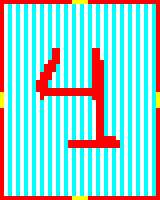

This game map was drawn from its Tiled (.tmx) file and the tilesets committed beside it. A one-line description and the full map source follow:
An orthogonal 40x50 tile map with 4x4 px tiles, 1 tile layer (map).

<map version="1.0" orientation="orthogonal" renderorder="right-down" width="40" height="50" tilewidth="4" tileheight="4" nextobjectid="1">
 <tileset firstgid="1" name="tiles" tilewidth="4" tileheight="4">
  <image source="../assets/tiles.png" width="24" height="24" />
 </tileset>
 <layer name="map" width="40" height="50">
  <data encoding="csv">
1,1,1,1,1,1,1,1,1,1,1,1,1,1,1,1,1,1,30,30,30,30,1,1,1,1,1,1,1,1,1,1,1,1,1,1,1,1,1,1,
1,33,34,33,34,33,34,33,34,33,34,33,34,33,34,33,34,33,34,33,34,33,34,33,34,33,34,33,34,33,34,33,34,33,34,33,34,33,34,1,
1,33,34,33,34,33,34,33,34,33,34,33,34,33,34,33,34,33,34,33,34,33,34,33,34,33,34,33,34,33,34,33,34,33,34,33,34,33,34,1,
1,33,34,33,34,33,34,33,34,33,34,33,34,33,34,33,34,33,34,33,34,33,34,33,34,33,34,33,34,33,34,33,34,33,34,33,34,33,34,1,
1,33,34,33,34,33,34,33,34,33,34,33,34,33,34,33,34,33,34,33,34,33,34,33,34,33,34,33,34,33,34,33,34,33,34,33,34,33,34,1,
1,33,34,33,34,33,34,33,34,33,34,33,34,33,34,33,34,33,34,33,34,33,34,33,34,33,34,33,34,33,34,33,34,33,34,33,34,33,34,1,
1,33,34,33,34,33,34,33,34,33,34,33,34,33,34,33,34,33,34,33,34,33,34,33,34,33,34,33,34,33,34,33,34,33,34,33,34,33,34,1,
1,33,34,33,34,33,34,33,34,33,34,33,34,33,34,33,34,33,34,33,34,33,34,33,34,33,34,33,34,33,34,33,34,33,34,33,34,33,34,1,
1,33,34,33,34,33,34,33,34,33,34,33,34,33,34,33,34,33,34,33,34,33,34,33,34,33,34,33,34,33,34,33,34,33,34,33,34,33,34,1,
1,33,34,33,34,33,34,33,34,33,34,33,34,33,34,33,34,33,34,33,34,33,34,33,34,33,34,33,34,33,34,33,34,33,34,33,34,33,34,1,
1,33,34,33,34,33,34,33,34,33,34,33,34,33,34,33,34,33,34,33,34,33,34,33,34,33,34,33,34,33,34,33,34,33,34,33,34,33,34,1,
1,33,34,33,34,33,34,33,34,33,34,33,34,33,34,33,34,33,34,33,34,33,34,33,34,33,34,33,34,33,34,33,34,33,34,33,34,33,34,1,
1,33,34,33,34,33,34,33,34,33,34,33,34,3,3,33,34,33,34,33,34,33,34,3,3,33,34,33,34,33,34,33,34,33,34,33,34,33,34,1,
1,33,34,33,34,33,34,33,34,33,34,33,34,3,3,33,34,33,34,33,34,33,34,3,3,33,34,33,34,33,34,33,34,33,34,33,34,33,34,1,
1,33,34,33,34,33,34,33,34,33,34,33,34,3,3,33,34,33,34,33,34,33,34,3,3,33,34,33,34,33,34,33,34,33,34,33,34,33,34,1,
1,33,34,33,34,33,34,33,34,33,34,33,3,3,3,33,34,33,34,33,34,33,34,3,3,3,34,33,34,33,34,33,34,33,34,33,34,33,34,1,
1,33,34,33,34,33,34,33,34,33,34,3,3,3,34,33,34,33,34,33,34,33,34,3,3,3,34,33,34,33,34,33,34,33,34,33,34,33,34,1,
1,33,34,33,34,33,34,33,34,33,34,3,3,3,34,33,34,33,34,33,34,33,34,3,3,3,34,33,34,33,34,33,34,33,34,33,34,33,34,1,
1,33,34,33,34,33,34,33,34,33,3,3,3,33,34,33,34,33,34,33,34,33,34,3,3,3,34,33,34,33,34,33,34,33,34,33,34,33,34,1,
1,33,34,33,34,33,34,33,34,33,3,3,3,33,34,33,34,33,34,33,34,33,34,3,3,3,34,33,34,33,34,33,34,33,34,33,34,33,34,1,
1,33,34,33,34,33,34,33,34,3,3,3,34,33,34,33,34,33,34,33,34,33,34,3,3,3,34,33,34,33,34,33,34,33,34,33,34,33,34,1,
1,33,34,33,34,33,34,33,34,3,3,3,34,33,34,33,34,33,34,33,34,33,34,3,3,3,34,33,34,33,34,33,34,33,34,33,34,33,34,1,
1,33,34,33,34,33,34,33,34,3,3,3,3,3,3,3,3,3,3,3,3,3,3,3,3,3,34,33,34,33,34,33,34,33,34,33,34,33,34,1,
30,33,34,33,34,33,34,33,34,33,3,3,3,3,3,3,3,3,3,3,3,3,3,3,3,3,34,33,34,33,34,33,34,33,34,33,34,33,34,30,
30,33,34,33,34,33,34,33,34,33,3,33,34,33,34,33,34,33,34,33,34,33,34,3,3,3,34,33,34,33,34,33,34,33,34,33,34,33,34,30,
30,33,34,33,34,33,34,33,34,33,34,33,34,33,34,33,34,33,34,33,34,33,34,33,3,3,34,33,34,33,34,33,34,33,34,33,34,33,34,30,
30,33,34,33,34,33,34,33,34,33,34,33,34,33,34,33,34,33,34,33,34,33,34,33,3,3,34,33,34,33,34,33,34,33,34,33,34,33,34,30,
1,33,34,33,34,33,34,33,34,33,34,33,34,33,34,33,34,33,34,33,34,33,34,33,3,3,34,33,34,33,34,33,34,33,34,33,34,33,34,1,
1,33,34,33,34,33,34,33,34,33,34,33,34,33,34,33,34,33,34,33,34,33,34,33,3,3,34,33,34,33,34,33,34,33,34,33,34,33,34,1,
1,33,34,33,34,33,34,33,34,33,34,33,34,33,34,33,34,33,34,33,34,33,34,33,3,3,34,33,34,33,34,33,34,33,34,33,34,33,34,1,
1,33,34,33,34,33,34,33,34,33,34,33,34,33,34,33,34,33,34,33,34,33,34,33,3,3,34,33,34,33,34,33,34,33,34,33,34,33,34,1,
1,33,34,33,34,33,34,33,34,33,34,33,34,33,34,33,34,33,34,33,34,33,34,33,3,3,34,33,34,33,34,33,34,33,34,33,34,33,34,1,
1,33,34,33,34,33,34,33,34,33,34,33,34,33,34,33,34,33,34,33,34,33,34,33,3,3,34,33,34,33,34,33,34,33,34,33,34,33,34,1,
1,33,34,33,34,33,34,33,34,33,34,33,34,33,34,33,34,33,34,33,34,33,34,33,3,3,34,33,34,33,34,33,34,33,34,33,34,33,34,1,
1,33,34,33,34,33,34,33,34,33,34,33,34,33,34,33,34,33,34,33,34,33,34,33,3,3,3,3,3,33,34,33,34,33,34,33,34,33,34,1,
1,33,34,33,34,33,34,33,34,33,34,33,34,33,34,33,34,3,3,3,3,3,3,3,3,3,3,3,3,3,34,33,34,33,34,33,34,33,34,1,
1,33,34,33,34,33,34,33,34,33,34,33,34,33,34,33,34,3,3,3,3,3,3,3,3,3,3,3,3,3,34,33,34,33,34,33,34,33,34,1,
1,33,34,33,34,33,34,33,34,33,34,33,34,33,34,33,34,33,34,33,34,33,34,33,34,33,34,33,34,33,34,33,34,33,34,33,34,33,34,1,
1,33,34,33,34,33,34,33,34,33,34,33,34,33,34,33,34,33,34,33,34,33,34,33,34,33,34,33,34,33,34,33,34,33,34,33,34,33,34,1,
1,33,34,33,34,33,34,33,34,33,34,33,34,33,34,33,34,33,34,33,34,33,34,33,34,33,34,33,34,33,34,33,34,33,34,33,34,33,34,1,
1,33,34,33,34,33,34,33,34,33,34,33,34,33,34,33,34,33,34,33,34,33,34,33,34,33,34,33,34,33,34,33,34,33,34,33,34,33,34,1,
1,33,34,33,34,33,34,33,34,33,34,33,34,33,34,33,34,33,34,33,34,33,34,33,34,33,34,33,34,33,34,33,34,33,34,33,34,33,34,1,
1,33,34,33,34,33,34,33,34,33,34,33,34,33,34,33,34,33,34,33,34,33,34,33,34,33,34,33,34,33,34,33,34,33,34,33,34,33,34,1,
1,33,34,33,34,33,34,33,34,33,34,33,34,33,34,33,34,33,34,33,34,33,34,33,34,33,34,33,34,33,34,33,34,33,34,33,34,33,34,1,
1,33,34,33,34,33,34,33,34,33,34,33,34,33,34,33,34,33,34,33,34,33,34,33,34,33,34,33,34,33,34,33,34,33,34,33,34,33,34,1,
1,33,34,33,34,33,34,33,34,33,34,33,34,33,34,33,34,33,34,33,34,33,34,33,34,33,34,33,34,33,34,33,34,33,34,33,34,33,34,1,
1,33,34,33,34,33,34,33,34,33,34,33,34,33,34,33,34,33,34,33,34,33,34,33,34,33,34,33,34,33,34,33,34,33,34,33,34,33,34,1,
1,33,34,33,34,33,34,33,34,33,34,33,34,33,34,33,34,33,34,33,34,33,34,33,34,33,34,33,34,33,34,33,34,33,34,33,34,33,34,1,
1,33,34,33,34,33,34,33,34,33,34,33,34,33,34,33,34,33,34,33,34,33,34,33,34,33,34,33,34,33,34,33,34,33,34,33,34,33,34,1,
1,1,1,1,1,1,1,1,1,1,1,1,1,1,1,1,1,1,30,30,30,30,1,1,1,1,1,1,1,1,1,1,1,1,1,1,1,1,1,1
</data>
 </layer>
</map>
